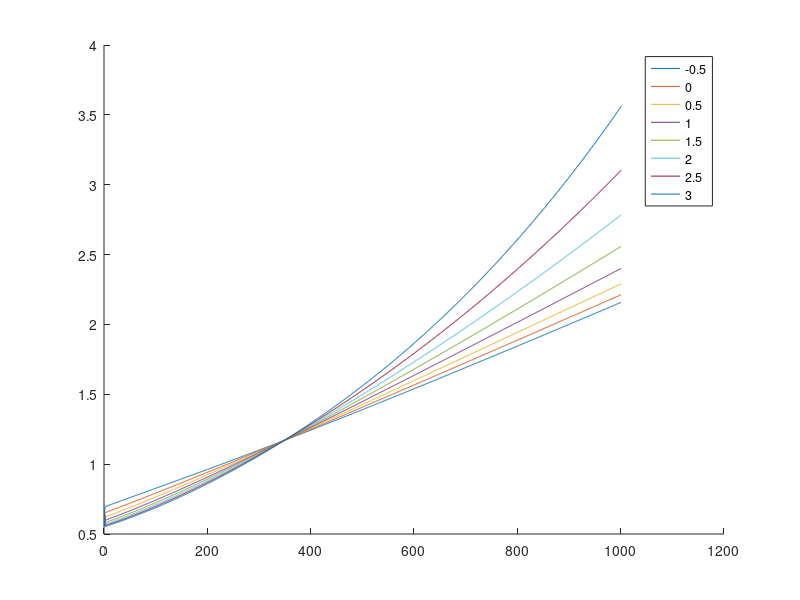

Here is the MATLAB script that generated this plot:
clear all
close all
n_particles = 2;
t_max = 10;
dt = 0.01;
t_durn = 0:dt:t_max;

% order of penetration
order =  1;

% particle params
m = 1;
k=1;
damping_frac = 0.8;
R = 1;

% initial vals
x = zeros(n_particles,length(t_durn));
y = zeros(n_particles,length(t_durn));

vx = zeros(n_particles,length(t_durn));
vy = zeros(n_particles,length(t_durn));

vrn_vec = zeros(1,length(t_durn));

force_e_x = zeros(1,length(t_durn));
force_e_y = zeros(1,length(t_durn));

force_d_x = zeros(1,length(t_durn));
force_d_y = zeros(1,length(t_durn));

% intialise
x(1,1) = rand;
x(2,1) = rand;

y(1,1) = rand;
y(2,1) = rand;

d = sqrt( (x(1,1) - x(2,1))^2  +  (y(1,1) - y(2,1))^2 );
if d >= 2*R
    while d > 2*R
        x(1,1) = rand;
        x(2,1) = rand;
        
        y(1,1) = rand;
        y(2,1) = rand;
        
        d = sqrt( (x(1,1) - x(2,1))^2  +  (y(1,1) - y(2,1))^2 );
    end
end

vx(1,1) = rand;
vx(2,1) = rand;

vy(1,1) = rand;
vy(2,1) = rand;
    t=2;
    d = sqrt( (x(1,t-1) - x(2,t-1))^2  +  (y(1,t-1) - y(2,t-1))^2 );
    force_e = k*(d^order);
    dx = ( x(1,t-1) - x(2,t-1) );
    dy = ( y(1,t-1) - y(2,t-1) );
    force_e_x(t-1) = force_e*(abs(dx)/d);
    force_e_y(t-1) = force_e*(abs(dy)/d);

    v1x = vx(1,t-1);
    v1y = vy(1,t-1);

    v2x = vx(2,t-1);
    v2y = vy(2,t-1);

    unit_vec = [dx, dy]./d;
    v1n = v1x*unit_vec(1) + v1y*unit_vec(2);
    v2n = v2x*unit_vec(1) + v2y*unit_vec(2);
    vrn = v1n - v2n;
    vrn_vec(t-1) = vrn;

    force_d = damping_frac*sqrt(2*m*k)*vrn;
    force_d_x(t-1) = force_d*(abs(dx)/d);
    force_d_y(t-1) = force_d*(abs(dy)/d);
figure
hold on
 for order=-0.5:0.5:3
 
 for t=2:length(t_durn)
    d = sqrt( (x(1,t-1) - x(2,t-1))^2  +  (y(1,t-1) - y(2,t-1))^2 );
   
    force_e = k*d;
    dx = ( x(1,t-1) - x(2,t-1) );
    dy = ( y(1,t-1) - y(2,t-1) );
    force_e_x(t) = force_e*(abs(dx)/d);
    force_e_y(t) = force_e*(abs(dy)/d);


    v1x = vx(1,t-1);
    v1y = vy(1,t-1);

    v2x = vx(2,t-1);
    v2y = vy(2,t-1);

    unit_vec = [dx, dy]./d;
    v1n = v1x*unit_vec(1) + v1y*unit_vec(2);
    v2n = v2x*unit_vec(1) + v2y*unit_vec(2);
    vrn = v1n - v2n;
    vrn_vec(t) = vrn;
%     force_d = damping_frac*sqrt(2*m*k)*vrn;
% according to other paper, so that penetration power can be kept at both
% terms
    force_d = damping_frac*(d^order)*sqrt(2*m*k)*vrn;
    force_d_x(t) = force_d*(abs(dx)/d);
    force_d_y(t) = force_d*(abs(dy)/d);

    for n=1:n_particles
        vx(n,t) =  vx(n,t-1)+ (  (-1^n)*(force_e_x(t) + force_d_x(t))/m   )*dt;
        vy(n,t) =  vy(n,t-1) + (  (-1^n)*(force_e_y(t) + force_d_y(t))/m   )*dt;
    end
    
    for n=1:n_particles
        x(n,t) = x(n,t-1) + vx(n,t)*dt;
        y(n,t) = y(n,t-1) + vy(n,t)*dt;
    end
 end % t
 plot(sqrt( (force_e_x + force_d_x).^2 + (force_e_y + force_d_y).^2  ))
 
 end% end of order
    legend(strsplit(num2str(-0.5:0.5:3)))
